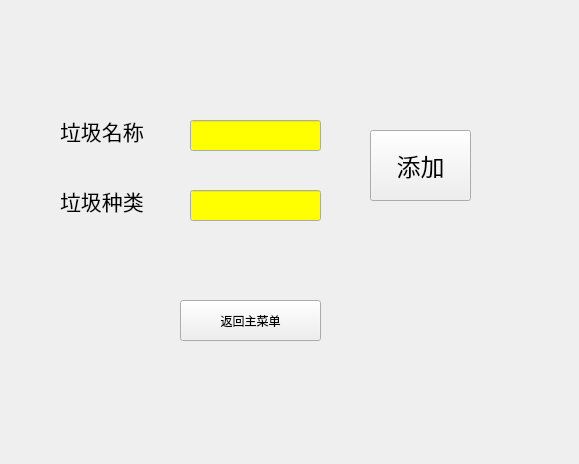
<?xml version="1.0" encoding="UTF-8"?>
<ui version="4.0">
 <class>AddGarbage</class>
 <widget class="QWidget" name="AddGarbage">
  <property name="geometry">
   <rect>
    <x>0</x>
    <y>0</y>
    <width>579</width>
    <height>464</height>
   </rect>
  </property>
  <property name="palette">
   <palette>
    <active>
     <colorrole role="Base">
      <brush brushstyle="SolidPattern">
       <color alpha="255">
        <red>255</red>
        <green>255</green>
        <blue>0</blue>
       </color>
      </brush>
     </colorrole>
    </active>
    <inactive>
     <colorrole role="Base">
      <brush brushstyle="SolidPattern">
       <color alpha="255">
        <red>255</red>
        <green>255</green>
        <blue>0</blue>
       </color>
      </brush>
     </colorrole>
    </inactive>
    <disabled>
     <colorrole role="Base">
      <brush brushstyle="SolidPattern">
       <color alpha="255">
        <red>240</red>
        <green>240</green>
        <blue>240</blue>
       </color>
      </brush>
     </colorrole>
    </disabled>
   </palette>
  </property>
  <property name="windowTitle">
   <string>Form</string>
  </property>
  <widget class="QLabel" name="label">
   <property name="geometry">
    <rect>
     <x>60</x>
     <y>110</y>
     <width>111</width>
     <height>41</height>
    </rect>
   </property>
   <property name="font">
    <font>
     <family>黑体</family>
     <pointsize>16</pointsize>
    </font>
   </property>
   <property name="text">
    <string>垃圾名称</string>
   </property>
  </widget>
  <widget class="QLabel" name="label_2">
   <property name="geometry">
    <rect>
     <x>60</x>
     <y>180</y>
     <width>111</width>
     <height>41</height>
    </rect>
   </property>
   <property name="font">
    <font>
     <family>黑体</family>
     <pointsize>16</pointsize>
    </font>
   </property>
   <property name="text">
    <string>垃圾种类</string>
   </property>
  </widget>
  <widget class="QLineEdit" name="lineEdit">
   <property name="geometry">
    <rect>
     <x>190</x>
     <y>120</y>
     <width>131</width>
     <height>31</height>
    </rect>
   </property>
  </widget>
  <widget class="QLineEdit" name="lineEdit_2">
   <property name="geometry">
    <rect>
     <x>190</x>
     <y>190</y>
     <width>131</width>
     <height>31</height>
    </rect>
   </property>
  </widget>
  <widget class="QPushButton" name="pushButton">
   <property name="geometry">
    <rect>
     <x>370</x>
     <y>130</y>
     <width>101</width>
     <height>71</height>
    </rect>
   </property>
   <property name="palette">
    <palette>
     <active>
      <colorrole role="Base">
       <brush brushstyle="SolidPattern">
        <color alpha="255">
         <red>255</red>
         <green>255</green>
         <blue>127</blue>
        </color>
       </brush>
      </colorrole>
      <colorrole role="Shadow">
       <brush brushstyle="SolidPattern">
        <color alpha="255">
         <red>255</red>
         <green>255</green>
         <blue>127</blue>
        </color>
       </brush>
      </colorrole>
     </active>
     <inactive>
      <colorrole role="Base">
       <brush brushstyle="SolidPattern">
        <color alpha="255">
         <red>255</red>
         <green>255</green>
         <blue>127</blue>
        </color>
       </brush>
      </colorrole>
      <colorrole role="Shadow">
       <brush brushstyle="SolidPattern">
        <color alpha="255">
         <red>255</red>
         <green>255</green>
         <blue>127</blue>
        </color>
       </brush>
      </colorrole>
     </inactive>
     <disabled>
      <colorrole role="Base">
       <brush brushstyle="SolidPattern">
        <color alpha="255">
         <red>240</red>
         <green>240</green>
         <blue>240</blue>
        </color>
       </brush>
      </colorrole>
      <colorrole role="Shadow">
       <brush brushstyle="SolidPattern">
        <color alpha="255">
         <red>255</red>
         <green>255</green>
         <blue>127</blue>
        </color>
       </brush>
      </colorrole>
     </disabled>
    </palette>
   </property>
   <property name="font">
    <font>
     <family>黑体</family>
     <pointsize>18</pointsize>
    </font>
   </property>
   <property name="text">
    <string>添加</string>
   </property>
  </widget>
  <widget class="QPushButton" name="AddBackBt">
   <property name="geometry">
    <rect>
     <x>180</x>
     <y>300</y>
     <width>141</width>
     <height>41</height>
    </rect>
   </property>
   <property name="text">
    <string>返回主菜单</string>
   </property>
  </widget>
 </widget>
 <resources/>
 <connections/>
</ui>
